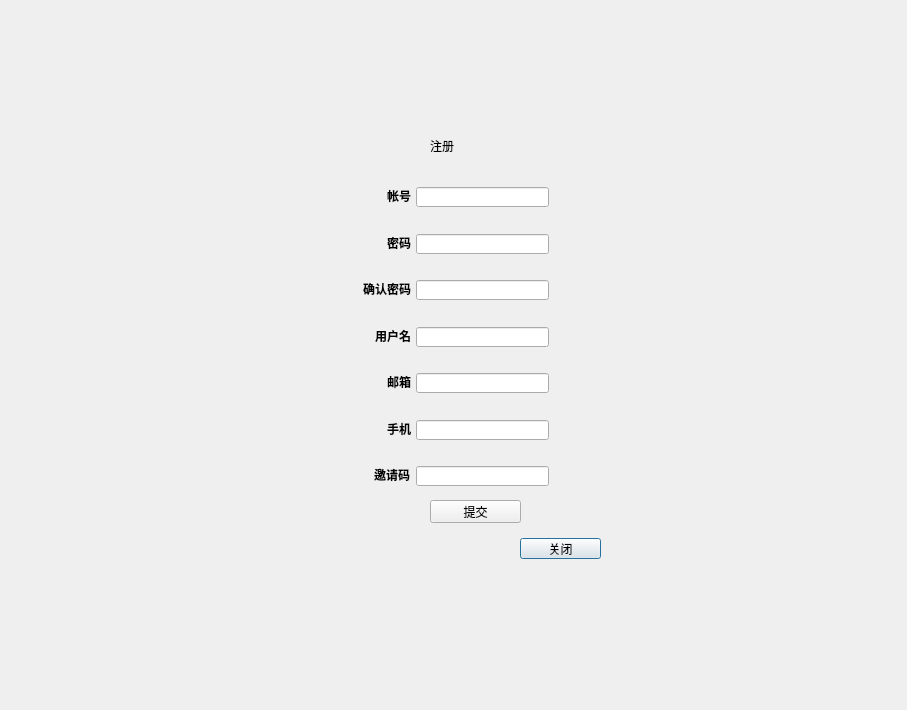
<?xml version="1.0" encoding="UTF-8"?>
<ui version="4.0">
 <class>regist</class>
 <widget class="QDialog" name="regist">
  <property name="windowModality">
   <enum>Qt::NonModal</enum>
  </property>
  <property name="enabled">
   <bool>true</bool>
  </property>
  <property name="geometry">
   <rect>
    <x>0</x>
    <y>0</y>
    <width>907</width>
    <height>710</height>
   </rect>
  </property>
  <property name="windowTitle">
   <string>Dialog</string>
  </property>
  <property name="styleSheet">
   <string notr="true"/>
  </property>
  <property name="sizeGripEnabled">
   <bool>false</bool>
  </property>
  <widget class="QLineEdit" name="key_edit">
   <property name="geometry">
    <rect>
     <x>416</x>
     <y>234</y>
     <width>133</width>
     <height>20</height>
    </rect>
   </property>
   <property name="echoMode">
    <enum>QLineEdit::Password</enum>
   </property>
  </widget>
  <widget class="QLabel" name="label_2">
   <property name="geometry">
    <rect>
     <x>350</x>
     <y>234</y>
     <width>61</width>
     <height>17</height>
    </rect>
   </property>
   <property name="styleSheet">
    <string notr="true">font: 75 9pt &quot;微软雅黑&quot;;</string>
   </property>
   <property name="text">
    <string>&lt;html&gt;&lt;head/&gt;&lt;body&gt;&lt;p align=&quot;right&quot;&gt;&lt;span style=&quot; font-weight:600;&quot;&gt;密码&lt;/span&gt;&lt;/p&gt;&lt;/body&gt;&lt;/html&gt;</string>
   </property>
  </widget>
  <widget class="QLabel" name="label_6">
   <property name="geometry">
    <rect>
     <x>350</x>
     <y>466</y>
     <width>60</width>
     <height>17</height>
    </rect>
   </property>
   <property name="styleSheet">
    <string notr="true">font: 75 9pt &quot;微软雅黑&quot;;</string>
   </property>
   <property name="text">
    <string>&lt;html&gt;&lt;head/&gt;&lt;body&gt;&lt;p align=&quot;right&quot;&gt;&lt;span style=&quot; font-weight:600;&quot;&gt;邀请码&lt;/span&gt;&lt;/p&gt;&lt;/body&gt;&lt;/html&gt;</string>
   </property>
  </widget>
  <widget class="QLineEdit" name="admin_edit">
   <property name="geometry">
    <rect>
     <x>416</x>
     <y>466</y>
     <width>133</width>
     <height>20</height>
    </rect>
   </property>
  </widget>
  <widget class="QLabel" name="label">
   <property name="enabled">
    <bool>true</bool>
   </property>
   <property name="geometry">
    <rect>
     <x>350</x>
     <y>187</y>
     <width>61</width>
     <height>17</height>
    </rect>
   </property>
   <property name="acceptDrops">
    <bool>false</bool>
   </property>
   <property name="styleSheet">
    <string notr="true">font: 75 9pt &quot;微软雅黑&quot;;</string>
   </property>
   <property name="frameShape">
    <enum>QFrame::NoFrame</enum>
   </property>
   <property name="frameShadow">
    <enum>QFrame::Plain</enum>
   </property>
   <property name="text">
    <string>&lt;html&gt;&lt;head/&gt;&lt;body&gt;&lt;p align=&quot;right&quot;&gt;&lt;span style=&quot; font-weight:600;&quot;&gt;帐号&lt;/span&gt;&lt;/p&gt;&lt;/body&gt;&lt;/html&gt;</string>
   </property>
   <property name="scaledContents">
    <bool>false</bool>
   </property>
   <property name="wordWrap">
    <bool>false</bool>
   </property>
  </widget>
  <widget class="QLineEdit" name="email_edit">
   <property name="geometry">
    <rect>
     <x>416</x>
     <y>373</y>
     <width>133</width>
     <height>20</height>
    </rect>
   </property>
  </widget>
  <widget class="QLineEdit" name="id_edit">
   <property name="geometry">
    <rect>
     <x>416</x>
     <y>187</y>
     <width>133</width>
     <height>20</height>
    </rect>
   </property>
  </widget>
  <widget class="QLineEdit" name="name_edit">
   <property name="geometry">
    <rect>
     <x>416</x>
     <y>327</y>
     <width>133</width>
     <height>20</height>
    </rect>
   </property>
  </widget>
  <widget class="QLabel" name="label_3">
   <property name="geometry">
    <rect>
     <x>350</x>
     <y>327</y>
     <width>61</width>
     <height>17</height>
    </rect>
   </property>
   <property name="styleSheet">
    <string notr="true">font: 75 9pt &quot;微软雅黑&quot;;</string>
   </property>
   <property name="text">
    <string>&lt;html&gt;&lt;head/&gt;&lt;body&gt;&lt;p align=&quot;right&quot;&gt;&lt;span style=&quot; font-weight:600;&quot;&gt;用户名&lt;/span&gt;&lt;/p&gt;&lt;/body&gt;&lt;/html&gt;</string>
   </property>
  </widget>
  <widget class="QLineEdit" name="phone_edit">
   <property name="geometry">
    <rect>
     <x>416</x>
     <y>420</y>
     <width>133</width>
     <height>20</height>
    </rect>
   </property>
  </widget>
  <widget class="QLabel" name="label_5">
   <property name="geometry">
    <rect>
     <x>350</x>
     <y>420</y>
     <width>61</width>
     <height>17</height>
    </rect>
   </property>
   <property name="styleSheet">
    <string notr="true">font: 75 9pt &quot;微软雅黑&quot;;
border-color: rgb(255, 255, 255);</string>
   </property>
   <property name="frameShape">
    <enum>QFrame::NoFrame</enum>
   </property>
   <property name="text">
    <string>&lt;html&gt;&lt;head/&gt;&lt;body&gt;&lt;p align=&quot;right&quot;&gt;&lt;span style=&quot; font-weight:600;&quot;&gt;手机&lt;/span&gt;&lt;/p&gt;&lt;/body&gt;&lt;/html&gt;</string>
   </property>
  </widget>
  <widget class="QLabel" name="label_4">
   <property name="geometry">
    <rect>
     <x>350</x>
     <y>373</y>
     <width>61</width>
     <height>17</height>
    </rect>
   </property>
   <property name="styleSheet">
    <string notr="true">font: 75 9pt &quot;微软雅黑&quot;;</string>
   </property>
   <property name="text">
    <string>&lt;html&gt;&lt;head/&gt;&lt;body&gt;&lt;p align=&quot;right&quot;&gt;&lt;span style=&quot; font-weight:600;&quot;&gt;邮箱&lt;/span&gt;&lt;/p&gt;&lt;/body&gt;&lt;/html&gt;</string>
   </property>
  </widget>
  <widget class="QPushButton" name="exit_but">
   <property name="geometry">
    <rect>
     <x>520</x>
     <y>538</y>
     <width>81</width>
     <height>21</height>
    </rect>
   </property>
   <property name="text">
    <string>关闭</string>
   </property>
  </widget>
  <widget class="QPushButton" name="submit_but">
   <property name="geometry">
    <rect>
     <x>430</x>
     <y>500</y>
     <width>91</width>
     <height>23</height>
    </rect>
   </property>
   <property name="text">
    <string>提交</string>
   </property>
  </widget>
  <widget class="QLabel" name="label_7">
   <property name="geometry">
    <rect>
     <x>350</x>
     <y>280</y>
     <width>61</width>
     <height>17</height>
    </rect>
   </property>
   <property name="styleSheet">
    <string notr="true">font: 75 9pt &quot;微软雅黑&quot;;</string>
   </property>
   <property name="text">
    <string>&lt;html&gt;&lt;head/&gt;&lt;body&gt;&lt;p align=&quot;right&quot;&gt;&lt;span style=&quot; font-weight:600;&quot;&gt;确认密码&lt;/span&gt;&lt;/p&gt;&lt;/body&gt;&lt;/html&gt;</string>
   </property>
  </widget>
  <widget class="QLineEdit" name="confirm_edit">
   <property name="geometry">
    <rect>
     <x>416</x>
     <y>280</y>
     <width>133</width>
     <height>20</height>
    </rect>
   </property>
   <property name="echoMode">
    <enum>QLineEdit::Password</enum>
   </property>
  </widget>
  <widget class="QLabel" name="label_9">
   <property name="geometry">
    <rect>
     <x>270</x>
     <y>440</y>
     <width>111</width>
     <height>141</height>
    </rect>
   </property>
   <property name="styleSheet">
    <string notr="true">border-image: url(:/new/prefix1/picture/33.png);</string>
   </property>
   <property name="text">
    <string/>
   </property>
  </widget>
  <widget class="QLabel" name="label_8">
   <property name="geometry">
    <rect>
     <x>320</x>
     <y>100</y>
     <width>301</width>
     <height>471</height>
    </rect>
   </property>
   <property name="styleSheet">
    <string notr="true">border-image: url(:/new/prefix1/picture/框Big.png);</string>
   </property>
   <property name="text">
    <string/>
   </property>
  </widget>
  <widget class="QLabel" name="label_10">
   <property name="geometry">
    <rect>
     <x>430</x>
     <y>120</y>
     <width>71</width>
     <height>51</height>
    </rect>
   </property>
   <property name="styleSheet">
    <string notr="true">font: 75 28pt &quot;微软雅黑&quot;;</string>
   </property>
   <property name="text">
    <string>注册</string>
   </property>
  </widget>
  <zorder>label_8</zorder>
  <zorder>key_edit</zorder>
  <zorder>label_2</zorder>
  <zorder>label_6</zorder>
  <zorder>admin_edit</zorder>
  <zorder>label</zorder>
  <zorder>email_edit</zorder>
  <zorder>id_edit</zorder>
  <zorder>name_edit</zorder>
  <zorder>label_3</zorder>
  <zorder>phone_edit</zorder>
  <zorder>label_5</zorder>
  <zorder>label_4</zorder>
  <zorder>confirm_edit</zorder>
  <zorder>label_7</zorder>
  <zorder>submit_but</zorder>
  <zorder>label_9</zorder>
  <zorder>label_10</zorder>
  <zorder>exit_but</zorder>
 </widget>
 <resources/>
 <connections/>
</ui>
